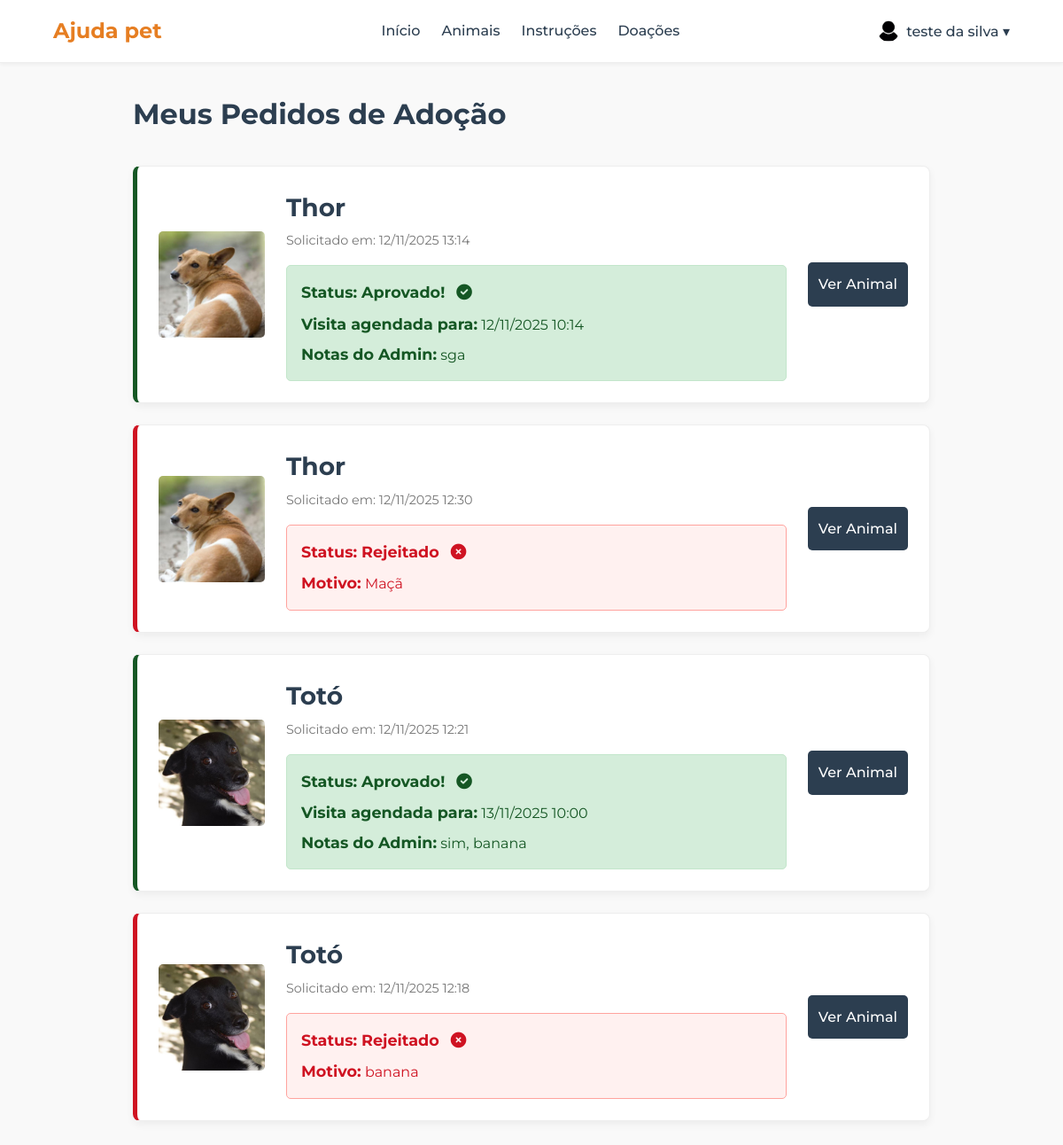
The app's page /meus_pedidos.php (signed in) with its own data.
### tables this page shows
CREATE TABLE `animal` (
  `id` int(11) NOT NULL,
  `id_admin_cadastro` int(11) NOT NULL,
  `nome` varchar(100) NOT NULL,
  `sexo` enum('Macho','Fêmea') DEFAULT NULL,
  `raca` varchar(100) DEFAULT NULL,
  `porte` enum('Pequeno','Médio','Grande') DEFAULT NULL,
  `data_nascimento` date DEFAULT NULL,
  `peso` decimal(5,2) DEFAULT NULL,
  `cor_pelagem` varchar(50) DEFAULT NULL,
  `personalidade` text DEFAULT NULL,
  `imagem_url` varchar(255) DEFAULT NULL,
  `castrado` tinyint(1) DEFAULT 0,
  `microchip` varchar(50) DEFAULT NULL,
  `status` enum('Disponível','Em processo','Adotado','Indisponível') DEFAULT 'Disponível',
  `descricao_historia` text DEFAULT NULL,
  `observacoes` text DEFAULT NULL,
  `data_cadastro` timestamp NOT NULL DEFAULT current_timestamp(),
  `data_adocao` datetime DEFAULT NULL,
  `id_adotante` int(11) DEFAULT NULL
);

### meus_pedidos.php (the view, shortened to what this page needs)
<?php
require_once 'config/conexao.php';
$id_solicitante_logado = $_SESSION['solicitante_id'];
try {
    $sql_pedidos = "SELECT
                        s.id, s.status, s.data_solicitacao, s.data_visita_aprovada,
                        s.observacoes, s.visto_pelo_solicitante,
                        a.id AS animal_id, a.nome AS animal_nome, a.imagem_url AS animal_imagem
                    FROM SolicitacaoAdoção AS s
                    JOIN Animal AS a ON s.id_animal = a.id
                    WHERE s.id_solicitante = ?
                    ORDER BY s.data_solicitacao DESC";
    $stmt_pedidos = $pdo->prepare($sql_pedidos);
    $stmt_pedidos->execute([$id_solicitante_logado]);
    $pedidos = $stmt_pedidos->fetchAll();
} catch (PDOException $e) {
    die("Erro ao buscar pedidos: " . $e->getMessage());
}
?>
<!DOCTYPE html>
<html lang="pt-BR">
<head>
    <link rel="stylesheet" href="assets/css/global.css">
    <link rel="stylesheet" href="assets/css/meus_pedidos.css">
    <link rel="stylesheet" href="https://cdnjs.cloudflare.com/ajax/libs/font-awesome/6.0.0-beta3/css/all.min.css">
</head>
<body>
    <header class="navbar">
        <div class="container">
            <a href="index.php" class="logo">Ajuda pet</a>
            <nav>
                <ul>
                    <li><a href="index.php">Início</a></li>
                    <li><a href="#galeria">Animais</a></li>
                    <li><a href="#como-funciona">Instruções</a></li>
                    <li><a href="#doacoes">Doações</a></li>
                </ul>
            </nav>
            <div class="nav-buttons">
                <?php
                if (isset($_SESSION['admin_id'])):
                ?>
                    <a href="admin/index.php" class="btn-profile">Painel Admin</a>
                    <a href="backend/logout.php" class="btn-login">Sair</a>
                <?php
                elseif (isset($_SESSION['solicitante_id'])):
                    $nome_solicitante = $_SESSION['solicitante_nome'];
                ?>
                    <div class="profile-dropdown">
                        <button class="btn-profile">
                            <img src="assets/images/icon-profile.png" alt="Icone Perfil" class="profile-icon">
                            <?php echo htmlspecialchars($nome_solicitante); ?>
                            &#9662; </button>
                    </div>
                <?php
                else:
                ?>
                    <a href="login.php" class="btn-login">Login/Cadastro</a>
                <?php endif; ?>
            </div>
        </div>
    </header>
    <main class="container pedidos-page-container">
        <h1>Meus Pedidos de Adoção</h1>
        <div class="lista-pedidos">
            <?php if (empty($pedidos)): ?>
                <p>Você ainda não fez nenhum pedido de adoção.</p>
            <?php else: ?>
                <?php foreach ($pedidos as $pedido): ?>
                    <div class="pedido-card status-<?php echo strtolower($pedido['status']); ?>">
                        <div class="pedido-imagem">
                            <img src="uploads/<?php echo htmlspecialchars($pedido['animal_imagem']); ?>" alt="<?php echo htmlspecialchars($pedido['animal_nome']); ?>">
                        </div>
                        <div class="pedido-info">
                            <h3><?php echo htmlspecialchars($pedido['animal_nome']); ?></h3>
                            <span class="pedido-data">Solicitado em: <?php echo date('d/m/Y H:i', strtotime($pedido['data_solicitacao'])); ?></span>
                            <?php if ($pedido['status'] == 'Pendente'): ?>
                                <div class="pedido-status pendente">
                                    <strong>Status: Pendente</strong>
                                    <p>Sua solicitação está sendo avaliada pela administração.</p>
                                </div>
                            <?php elseif ($pedido['status'] == 'Aprovada'): ?>
                                <div class="pedido-status aprovada">
                                    <strong>Status: Aprovado! <i class="fas fa-check-circle"></i></strong>
                                    <p><strong>Visita agendada para:</strong> <?php echo date('d/m/Y H:i', strtotime($pedido['data_visita_aprovada'])); ?></p>
                                    <p><strong>Notas do Admin:</strong> <?php echo htmlspecialchars($pedido['observacoes'] ?? 'Nenhuma nota.'); ?></p>
                                </div>
                            <?php elseif ($pedido['status'] == 'Rejeitada'): ?>
                                <div class="pedido-status rejeitada">
                                    <strong>Status: Rejeitado <i class="fas fa-times-circle"></i></strong>
                                    <p><strong>Motivo:</strong> <?php echo htmlspecialchars($pedido['observacoes'] ?? 'Não informado.'); ?></p>
                                </div>
                            <?php endif; ?>
                        </div>
                        <div class="pedido-link">
                            <a href="animal_detalhes.php?id=<?php echo $pedido['animal_id']; ?>" class="btn-submit" style="background-color: var(--cor-dark);">Ver Animal</a>
                        </div>
                    </div>
                <?php endforeach; ?>
            <?php endif; ?>
        </div>
    </main>
</body>
</html>

### assets/css/global.css (style rules this page uses)
:root { --cor-principal: #E67E22; --cor-principal-hover: #d35400; --cor-texto: #333333; --cor-fundo: #f9f9f9; --cor-dark: #2c3e50; --cor-light: #ffffff; --cor-borda: #eeeeee; --cor-sucesso-bg: #d4edda; --cor-sucesso-border: #c3e6cb; --cor-sucesso-text: #155724; --cor-aviso-bg: #fffbe6; --cor-aviso-border: #ffe58f; --cor-aviso-text: #d4b106; }
* { box-sizing: border-box; margin: 0; padding: 0; }
body { font-family: 'Montserrat', sans-serif; line-height: 1.6; background-color: var(--cor-fundo); color: var(--cor-texto); }
.container { width: 90%; max-width: 1200px; margin: 0 auto; }
img { max-width: 100%; display: block; }
.navbar { background-color: var(--cor-light); padding: 1rem 0; border-bottom: 1px solid var(--cor-borda); box-shadow: 0 2px 4px rgba(0,0,0,0.05); }
.navbar .container { display: flex; justify-content: space-between; align-items: center; }
.logo { font-size: 1.5rem; font-weight: 700; color: var(--cor-principal); text-decoration: none; }
.navbar nav ul { list-style: none; display: flex; }
.navbar nav li { margin-left: 1.5rem; }
.navbar nav a { text-decoration: none; color: var(--cor-dark); font-weight: 500; }
.nav-buttons { display: flex; align-items: center; gap: 1rem; }
.btn-profile { background: none; border: none; color: var(--cor-dark); font-weight: 500; font-family: 'Montserrat', sans-serif; font-size: 1rem; cursor: pointer; display: flex; align-items: center; gap: 0.5rem; text-decoration: none; }
.btn-profile .profile-icon { width: 24px; height: 24px; border-radius: 50%; }
.profile-dropdown { position: relative; display: inline-block; }
.btn-submit { display: block; background-color: var(--cor-principal); color: white; text-align: center; padding: 0.75rem; text-decoration: none; border-radius: 5px; font-weight: 500; transition: background-color 0.3s ease; border: none; cursor: pointer; font-size: 1rem; }

### assets/css/meus_pedidos.css (style rules this page uses)
.pedidos-page-container { max-width: 900px; margin: 2rem auto; }
.pedidos-page-container h1 { font-size: 2rem; font-weight: 700; margin-bottom: 2rem; color: var(--cor-dark); }
.lista-pedidos { display: flex; flex-direction: column; gap: 1.5rem; }
.pedido-card { display: grid; grid-template-columns: 120px 1fr auto; gap: 1.5rem; align-items: center; background: var(--cor-light, #fff); border: 1px solid var(--cor-borda, #eee); border-left-width: 5px; padding: 1.5rem; border-radius: 8px; box-shadow: 0 4px 10px rgba(0, 0, 0, 0.05); }
.pedido-imagem img { width: 120px; height: 120px; object-fit: cover; border-radius: 5px; }
.pedido-info h3 { margin-top: 0; margin-bottom: 0.25rem; font-size: 1.75rem; color: var(--cor-dark); }
.pedido-data { font-size: 0.9rem; color: #777; margin-bottom: 1rem; display: block; }
.pedido-status { padding: 1rem; border-radius: 5px; margin-top: 0.5rem; border: 1px solid transparent; }
.pedido-status p { margin: 0.5rem 0 0 0; line-height: 1.5; }
.pedido-status strong { font-size: 1.1rem; }
.pedido-status i { margin-left: 0.5rem; }
.pedido-card.status-aprovada { border-left-color: var(--cor-sucesso-text, #155724); }
.pedido-status.aprovada { background: var(--cor-sucesso-bg, #d4edda); border-color: var(--cor-sucesso-border, #c3e6cb); color: var(--cor-sucesso-text, #155724); }
.pedido-card.status-rejeitada { border-left-color: #cf1322; }
.pedido-status.rejeitada { background: #fff1f0; border-color: #ffa39e; color: #cf1322; }
.pedido-link { text-align: right; }

### records on screen
solicitacaoadoção: id_animal.imagem_url (picture), id_animal.nome "Thor", data_solicitacao "12/11/2025 13:14", data_visita_aprovada "12/11/2025 10:14", observacoes "sga"
solicitacaoadoção: id_animal.imagem_url (picture), id_animal.nome "Thor", data_solicitacao "12/11/2025 12:30", observacoes "Maçã"
solicitacaoadoção: id_animal.imagem_url (picture), id_animal.nome "Totó", data_solicitacao "12/11/2025 12:21", data_visita_aprovada "13/11/2025 10:00", observacoes "sim, banana"
solicitacaoadoção: id_animal.imagem_url (picture), id_animal.nome "Totó", data_solicitacao "12/11/2025 12:18", observacoes "banana"

### other values on screen
$nome_solicitante "teste da silva"
